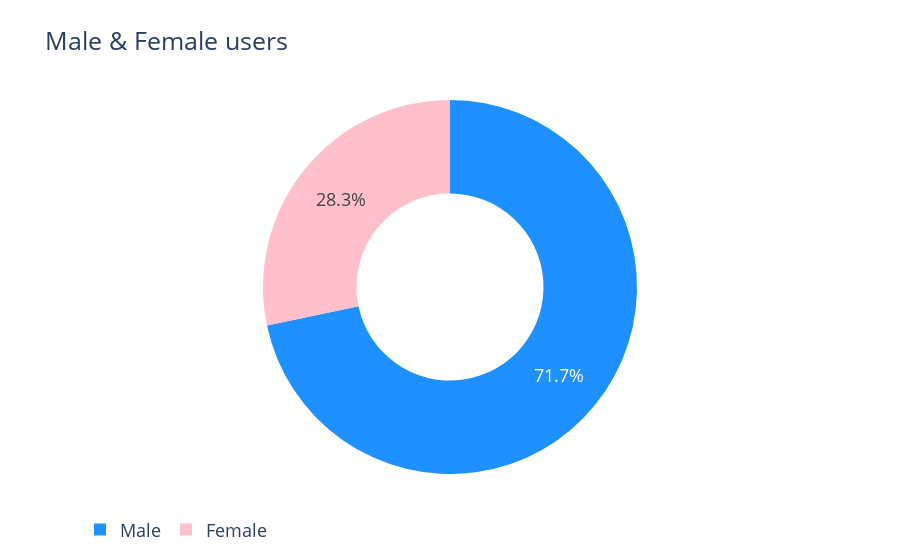

This figure's notebook cell:
### Markdown cell above
# Visualization

### Code cell
gender_counts = users['gender'].value_counts()

colors1 = ['dodgerblue', 'pink']

pie = go.Pie(labels=gender_counts.index,
             values=gender_counts.values,
             marker=dict(colors=colors1),
             hole=0.5)

layout = go.Layout(title='Male & Female users', font=dict(size=18), legend=dict(orientation='h'))

fig = go.Figure(data=[pie], layout=layout)
py.iplot(fig)

### Figure 1 — Plotly figure (JSON) as saved in the notebook; plotly's stock layout.template omitted (floating-point values rounded to 4 significant figures)
{"data": [{"hole": 0.5, "labels": ["Male", "Female"], "marker": {"colors": ["dodgerblue", "pink"]}, "type": "pie", "values": [4331, 1709]}], "layout": {"font": {"size": 18}, "legend": {"orientation": "h"}, "title": {"text": "Male & Female users"}}}
